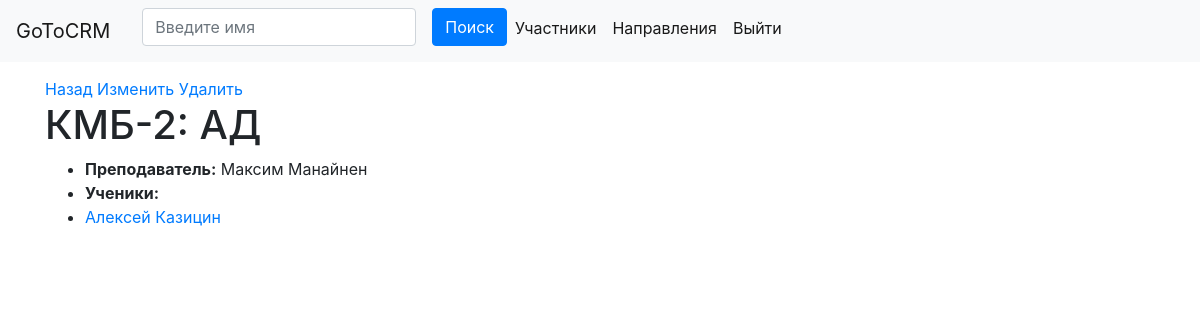
Screenshot of /course?id=3 (signed in) with the database file from the repository.
### crm/models.py (models this page shows, shortened)
class Course(models.Model):
    name = models.CharField(max_length=255)
    teacher = models.CharField(max_length=100)

class Student(models.Model):
    name = models.CharField(max_length=30, null=True)
    surname = models.CharField(max_length=30, null=True)
    room = models.IntegerField(null=True)
    email = models.EmailField(null=True)
    description = models.TextField(default="")
    photo = models.FileField(upload_to=get_file_path, null=True)
    course = models.ForeignKey(Course, on_delete=models.SET_NULL, null=True)

### crm/views.py (the view)
# urls.py: path('course', coursedet),
def coursedet(request):
    if not request.user.is_authenticated:
        return redirect('/login')
    id = request.GET.get('id')
    course = Course.objects.get(pk=id)
    students = Student.objects.filter(course=course).all()
    return render(request, 'coursedet.html', {'course': course, 'students' : students})

### crm/templates/coursedet.html (shortened to what this page needs)
{% extends 'base.html' %}
{% block content %}
<a href="/courslist">Назад</a>
<a href="/editcourse?id={{ course.id }}">Изменить</a>
<a href="/delcourse?id={{ course.id }}" onclick="return confirm('Точно удалить?')">Удалить</a>
<h1>{{ course.name }}</h1>
<ul>
    <li><strong>Преподаватель:</strong> {{ course.teacher }}</li>
    <li><strong>Ученики:</strong></li>
    {% for student in students %}
        <li><a href="/student?id={{ student.id }}">
            {{ student.name }} {{ student.surname }}</a>
        </li>
    {% endfor %}
</ul>
{% endblock %}

### rows the page displays
Course: name "КМБ-2: АД", teacher "Максим Манайнен"
Student: name "Алексей", surname "Казицин"
